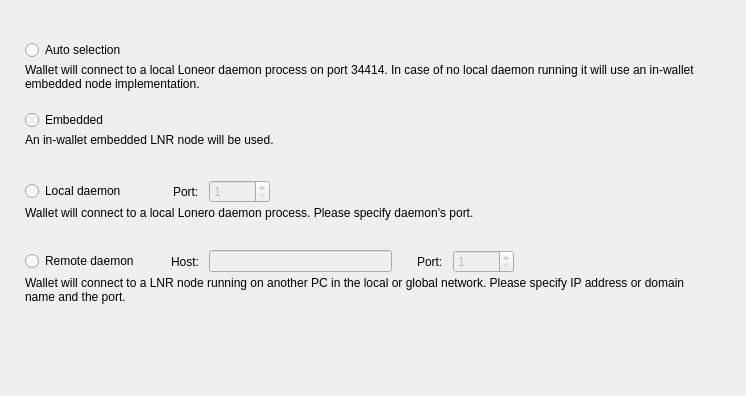
<?xml version="1.0" encoding="UTF-8"?>
<ui version="4.0">
 <class>ConnectionOptionsFrame</class>
 <widget class="QFrame" name="ConnectionOptionsFrame">
  <property name="geometry">
   <rect>
    <x>0</x>
    <y>0</y>
    <width>746</width>
    <height>396</height>
   </rect>
  </property>
  <property name="windowTitle">
   <string>Frame</string>
  </property>
  <property name="frameShape">
   <enum>QFrame::NoFrame</enum>
  </property>
  <property name="frameShadow">
   <enum>QFrame::Raised</enum>
  </property>
  <layout class="QVBoxLayout" name="verticalLayout_5">
   <property name="spacing">
    <number>0</number>
   </property>
   <property name="leftMargin">
    <number>25</number>
   </property>
   <property name="topMargin">
    <number>40</number>
   </property>
   <property name="rightMargin">
    <number>49</number>
   </property>
   <item>
    <widget class="QWidget" name="widget" native="true">
     <property name="sizePolicy">
      <sizepolicy hsizetype="Preferred" vsizetype="Fixed">
       <horstretch>0</horstretch>
       <verstretch>0</verstretch>
      </sizepolicy>
     </property>
     <property name="minimumSize">
      <size>
       <width>0</width>
       <height>70</height>
      </size>
     </property>
     <property name="maximumSize">
      <size>
       <width>16777215</width>
       <height>70</height>
      </size>
     </property>
     <layout class="QVBoxLayout" name="verticalLayout" stretch="0,1">
      <property name="spacing">
       <number>3</number>
      </property>
      <property name="leftMargin">
       <number>0</number>
      </property>
      <property name="topMargin">
       <number>0</number>
      </property>
      <property name="rightMargin">
       <number>0</number>
      </property>
      <property name="bottomMargin">
       <number>0</number>
      </property>
      <item>
       <widget class="QRadioButton" name="m_autoRadio">
        <property name="text">
         <string>Auto selection</string>
        </property>
        <attribute name="buttonGroup">
         <string notr="true">m_connectionButtonGroup</string>
        </attribute>
       </widget>
      </item>
      <item alignment="Qt::AlignTop">
       <widget class="WalletGui::WalletSmallGrayTextLabel" name="m_autoHelperLabel">
        <property name="text">
         <string>Wallet will connect to a local Loneor daemon process on port 34414. In case of no local daemon running it will use an in-wallet embedded node implementation.</string>
        </property>
        <property name="alignment">
         <set>Qt::AlignLeading|Qt::AlignLeft|Qt::AlignTop</set>
        </property>
        <property name="wordWrap">
         <bool>true</bool>
        </property>
        <property name="indent">
         <number>0</number>
        </property>
       </widget>
      </item>
     </layout>
    </widget>
   </item>
   <item>
    <widget class="QWidget" name="widget_2" native="true">
     <property name="sizePolicy">
      <sizepolicy hsizetype="Preferred" vsizetype="Fixed">
       <horstretch>0</horstretch>
       <verstretch>0</verstretch>
      </sizepolicy>
     </property>
     <property name="minimumSize">
      <size>
       <width>0</width>
       <height>70</height>
      </size>
     </property>
     <property name="maximumSize">
      <size>
       <width>16777215</width>
       <height>70</height>
      </size>
     </property>
     <layout class="QVBoxLayout" name="verticalLayout_2" stretch="0,1">
      <property name="spacing">
       <number>3</number>
      </property>
      <property name="leftMargin">
       <number>0</number>
      </property>
      <property name="topMargin">
       <number>0</number>
      </property>
      <property name="rightMargin">
       <number>0</number>
      </property>
      <property name="bottomMargin">
       <number>0</number>
      </property>
      <item>
       <widget class="QRadioButton" name="m_embeddedRadio">
        <property name="text">
         <string>Embedded</string>
        </property>
        <attribute name="buttonGroup">
         <string notr="true">m_connectionButtonGroup</string>
        </attribute>
       </widget>
      </item>
      <item alignment="Qt::AlignTop">
       <widget class="WalletGui::WalletSmallGrayTextLabel" name="m_embeddedHelperLabel">
        <property name="text">
         <string>An in-wallet embedded LNR node will be used.</string>
        </property>
        <property name="alignment">
         <set>Qt::AlignLeading|Qt::AlignLeft|Qt::AlignTop</set>
        </property>
        <property name="wordWrap">
         <bool>true</bool>
        </property>
        <property name="indent">
         <number>0</number>
        </property>
       </widget>
      </item>
     </layout>
    </widget>
   </item>
   <item>
    <widget class="QWidget" name="widget_3" native="true">
     <property name="sizePolicy">
      <sizepolicy hsizetype="Preferred" vsizetype="Fixed">
       <horstretch>0</horstretch>
       <verstretch>0</verstretch>
      </sizepolicy>
     </property>
     <property name="minimumSize">
      <size>
       <width>0</width>
       <height>70</height>
      </size>
     </property>
     <property name="maximumSize">
      <size>
       <width>16777215</width>
       <height>70</height>
      </size>
     </property>
     <layout class="QVBoxLayout" name="verticalLayout_3" stretch="0,1">
      <property name="spacing">
       <number>3</number>
      </property>
      <property name="leftMargin">
       <number>0</number>
      </property>
      <property name="topMargin">
       <number>0</number>
      </property>
      <property name="rightMargin">
       <number>0</number>
      </property>
      <property name="bottomMargin">
       <number>0</number>
      </property>
      <item>
       <layout class="QHBoxLayout" name="horizontalLayout">
        <property name="spacing">
         <number>10</number>
        </property>
        <item>
         <widget class="QRadioButton" name="m_localRadio">
          <property name="text">
           <string>Local daemon</string>
          </property>
          <attribute name="buttonGroup">
           <string notr="true">m_connectionButtonGroup</string>
          </attribute>
         </widget>
        </item>
        <item>
         <spacer name="horizontalSpacer">
          <property name="orientation">
           <enum>Qt::Horizontal</enum>
          </property>
          <property name="sizeType">
           <enum>QSizePolicy::Fixed</enum>
          </property>
          <property name="sizeHint" stdset="0">
           <size>
            <width>37</width>
            <height>20</height>
           </size>
          </property>
         </spacer>
        </item>
        <item>
         <widget class="QLabel" name="label">
          <property name="text">
           <string>Port:</string>
          </property>
         </widget>
        </item>
        <item alignment="Qt::AlignVCenter">
         <widget class="QSpinBox" name="m_localPortSpin">
          <property name="enabled">
           <bool>false</bool>
          </property>
          <property name="minimum">
           <number>1</number>
          </property>
          <property name="maximum">
           <number>65535</number>
          </property>
          <property name="value">
           <number>1</number>
          </property>
         </widget>
        </item>
        <item>
         <spacer name="horizontalSpacer_2">
          <property name="orientation">
           <enum>Qt::Horizontal</enum>
          </property>
          <property name="sizeHint" stdset="0">
           <size>
            <width>40</width>
            <height>20</height>
           </size>
          </property>
         </spacer>
        </item>
       </layout>
      </item>
      <item alignment="Qt::AlignTop">
       <widget class="WalletGui::WalletSmallGrayTextLabel" name="m_localHelperLabel">
        <property name="text">
         <string>Wallet will connect to a local Lonero daemon process. Please specify daemon's port.</string>
        </property>
        <property name="alignment">
         <set>Qt::AlignLeading|Qt::AlignLeft|Qt::AlignTop</set>
        </property>
        <property name="wordWrap">
         <bool>true</bool>
        </property>
        <property name="indent">
         <number>0</number>
        </property>
       </widget>
      </item>
     </layout>
    </widget>
   </item>
   <item>
    <widget class="QWidget" name="widget_4" native="true">
     <property name="sizePolicy">
      <sizepolicy hsizetype="Preferred" vsizetype="Fixed">
       <horstretch>0</horstretch>
       <verstretch>0</verstretch>
      </sizepolicy>
     </property>
     <property name="minimumSize">
      <size>
       <width>0</width>
       <height>70</height>
      </size>
     </property>
     <property name="maximumSize">
      <size>
       <width>16777215</width>
       <height>70</height>
      </size>
     </property>
     <layout class="QVBoxLayout" name="verticalLayout_4" stretch="0,1">
      <property name="spacing">
       <number>3</number>
      </property>
      <property name="leftMargin">
       <number>0</number>
      </property>
      <property name="topMargin">
       <number>0</number>
      </property>
      <property name="rightMargin">
       <number>0</number>
      </property>
      <property name="bottomMargin">
       <number>0</number>
      </property>
      <item>
       <layout class="QHBoxLayout" name="horizontalLayout_2">
        <property name="spacing">
         <number>10</number>
        </property>
        <item>
         <widget class="QRadioButton" name="m_remoteRadio">
          <property name="text">
           <string>Remote daemon</string>
          </property>
          <attribute name="buttonGroup">
           <string notr="true">m_connectionButtonGroup</string>
          </attribute>
         </widget>
        </item>
        <item>
         <spacer name="horizontalSpacer_3">
          <property name="orientation">
           <enum>Qt::Horizontal</enum>
          </property>
          <property name="sizeType">
           <enum>QSizePolicy::Fixed</enum>
          </property>
          <property name="sizeHint" stdset="0">
           <size>
            <width>22</width>
            <height>20</height>
           </size>
          </property>
         </spacer>
        </item>
        <item>
         <widget class="QLabel" name="label_2">
          <property name="text">
           <string>Host:</string>
          </property>
         </widget>
        </item>
        <item>
         <widget class="QLineEdit" name="m_remoteHostEdit">
          <property name="enabled">
           <bool>false</bool>
          </property>
         </widget>
        </item>
        <item>
         <spacer name="horizontalSpacer_5">
          <property name="orientation">
           <enum>Qt::Horizontal</enum>
          </property>
          <property name="sizeType">
           <enum>QSizePolicy::Fixed</enum>
          </property>
          <property name="sizeHint" stdset="0">
           <size>
            <width>15</width>
            <height>20</height>
           </size>
          </property>
         </spacer>
        </item>
        <item>
         <widget class="QLabel" name="label_3">
          <property name="text">
           <string>Port:</string>
          </property>
         </widget>
        </item>
        <item alignment="Qt::AlignVCenter">
         <widget class="QSpinBox" name="m_remotePortSpin">
          <property name="enabled">
           <bool>false</bool>
          </property>
          <property name="minimum">
           <number>1</number>
          </property>
          <property name="maximum">
           <number>65535</number>
          </property>
          <property name="value">
           <number>1</number>
          </property>
         </widget>
        </item>
        <item>
         <spacer name="horizontalSpacer_4">
          <property name="orientation">
           <enum>Qt::Horizontal</enum>
          </property>
          <property name="sizeHint" stdset="0">
           <size>
            <width>40</width>
            <height>20</height>
           </size>
          </property>
         </spacer>
        </item>
       </layout>
      </item>
      <item alignment="Qt::AlignTop">
       <widget class="WalletGui::WalletSmallGrayTextLabel" name="m_remoteHelperLabel">
        <property name="text">
         <string>Wallet will connect to a LNR node running on another PC in the local or global network. Please specify IP address or domain name and the port.</string>
        </property>
        <property name="alignment">
         <set>Qt::AlignLeading|Qt::AlignLeft|Qt::AlignTop</set>
        </property>
        <property name="wordWrap">
         <bool>true</bool>
        </property>
        <property name="indent">
         <number>0</number>
        </property>
       </widget>
      </item>
     </layout>
    </widget>
   </item>
   <item>
    <spacer name="verticalSpacer">
     <property name="orientation">
      <enum>Qt::Vertical</enum>
     </property>
     <property name="sizeHint" stdset="0">
      <size>
       <width>665</width>
       <height>61</height>
      </size>
     </property>
    </spacer>
   </item>
  </layout>
 </widget>
 <customwidgets>
  <customwidget>
   <class>WalletGui::WalletSmallGrayTextLabel</class>
   <extends>QLabel</extends>
   <header>Gui/Common/WalletTextLabel.h</header>
  </customwidget>
 </customwidgets>
 <resources/>
 <connections>
  <connection>
   <sender>m_remoteHostEdit</sender>
   <signal>textChanged(QString)</signal>
   <receiver>ConnectionOptionsFrame</receiver>
   <slot>remoteHostNameChanged(QString)</slot>
   <hints>
    <hint type="sourcelabel">
     <x>390</x>
     <y>319</y>
    </hint>
    <hint type="destinationlabel">
     <x>372</x>
     <y>197</y>
    </hint>
   </hints>
  </connection>
  <connection>
   <sender>m_connectionButtonGroup</sender>
   <signal>buttonClicked(int)</signal>
   <receiver>ConnectionOptionsFrame</receiver>
   <slot>connectionButtonClicked(int)</slot>
   <hints>
    <hint type="sourcelabel">
     <x>-1</x>
     <y>-1</y>
    </hint>
    <hint type="destinationlabel">
     <x>372</x>
     <y>197</y>
    </hint>
   </hints>
  </connection>
  <connection>
   <sender>m_remoteRadio</sender>
   <signal>toggled(bool)</signal>
   <receiver>m_remoteHostEdit</receiver>
   <slot>setEnabled(bool)</slot>
   <hints>
    <hint type="sourcelabel">
     <x>88</x>
     <y>264</y>
    </hint>
    <hint type="destinationlabel">
     <x>312</x>
     <y>263</y>
    </hint>
   </hints>
  </connection>
  <connection>
   <sender>m_remoteRadio</sender>
   <signal>toggled(bool)</signal>
   <receiver>m_remotePortSpin</receiver>
   <slot>setEnabled(bool)</slot>
   <hints>
    <hint type="sourcelabel">
     <x>88</x>
     <y>264</y>
    </hint>
    <hint type="destinationlabel">
     <x>498</x>
     <y>263</y>
    </hint>
   </hints>
  </connection>
  <connection>
   <sender>m_localRadio</sender>
   <signal>toggled(bool)</signal>
   <receiver>m_localPortSpin</receiver>
   <slot>setEnabled(bool)</slot>
   <hints>
    <hint type="sourcelabel">
     <x>81</x>
     <y>194</y>
    </hint>
    <hint type="destinationlabel">
     <x>270</x>
     <y>193</y>
    </hint>
   </hints>
  </connection>
 </connections>
 <slots>
  <slot>remoteHostNameChanged(QString)</slot>
  <slot>connectionButtonClicked(int)</slot>
 </slots>
 <buttongroups>
  <buttongroup name="m_connectionButtonGroup"/>
 </buttongroups>
</ui>
